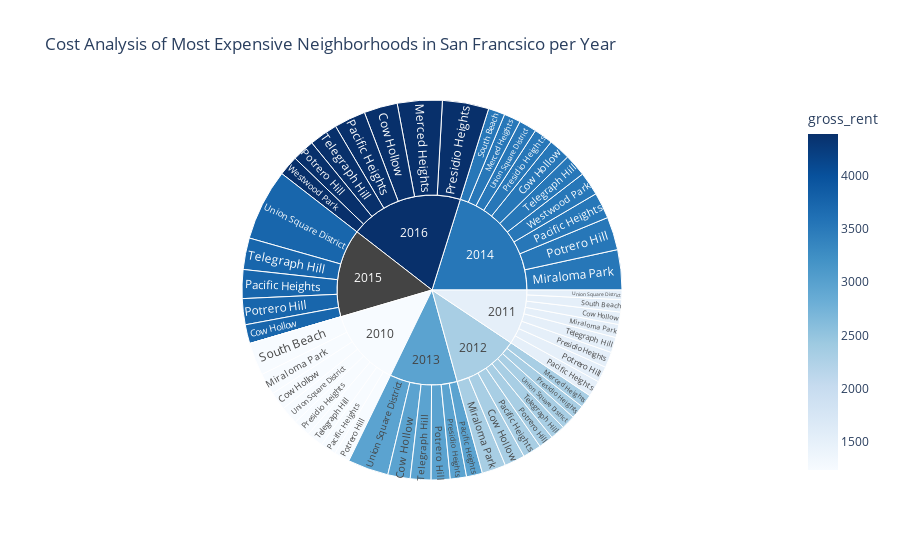

Notebook code for this chart:
### Markdown cell above
### Create a sunburst chart to conduct a costs analysis of most expensive neighborhoods in San Francisco per year

### Code cell
# Sunburst Plot
sunburst_plot = px.sunburst(df_expensive_neighborhoods_per_year, path=['year', 'neighborhood'],
                      values='sale_price_sqr_foot', color='gross_rent', height =700,
                      color_continuous_scale='Blues',
                     title = 'Cost Analysis of Most Expensive Neighborhoods in San Francsico per Year')
sunburst_plot

### Figure 1 — Plotly figure (JSON) as saved in the notebook; plotly's stock layout.template omitted (floating-point values rounded to 4 significant figures)
{"data": [{"branchvalues": "total", "customdata": [[1239], [1530.0], [2324], [2971], [3528.0], [3739.0], [4390], [2324], [3528], [4390], [1239], [1530], [2324], [3528.0], [1239], [1530], [2324], [2971], [3528], [3739], [4390], [1239], [1530], [2324], [2971], [3528], [3739], [4390], [1239], [1530], [2324], [2971], [3528], [null], [4390], [1239], [1530.0], [3528], [1239], [1530], [2324], [2971], [3528.0], [3739], [4390], [1239], [1530], [2324], [2971], [3528], [3739.0], [3528.0], [4390], [1239.0], [1530], [2324.0], [2971], [3528], [null], [4390]], "domain": {"x": [0, 1], "y": [0, 1]}, "hovertemplate": "labels=%{label}<br>sale_price_sqr_foot=%{value}<br>parent=%{parent}<br>id=%{id}<br>gross_rent=%{color}<extra></extra>", "ids": ["2010/Cow Hollow", "2011/Cow Hollow", "2012/Cow Hollow", "2013/Cow Hollow", "2014/Cow Hollow", "2015/Cow Hollow", "2016/Cow Hollow", "2012/Merced Heights", "2014/Merced Heights", "2016/Merced Heights", "2010/Miraloma Park", "2011/Miraloma Park", "2012/Miraloma Park", "2014/Miraloma Park", "2010/Pacific Heights", "2011/Pacific Heights", "2012/Pacific Heights", "2013/Pacific Heights", "2014/Pacific Heights", "2015/Pacific Heights", "2016/Pacific Heights", "2010/Potrero Hill", "2011/Potrero Hill", "2012/Potrero Hill", "2013/Potrero Hill", "2014/Potrero Hill", "2015/Potrero Hill", "2016/Potrero Hill", "2010/Presidio Heights", "2011/Presidio Heights", "2012/Presidio Heights", "2013/Presidio Heights", "2014/Presidio Heights", "2015/Presidio Heights", "2016/Presidio Heights", "2010/South Beach", "2011/South Beach", "2014/South Beach", "2010/Telegraph Hill", "2011/Telegraph Hill", "2012/Telegraph Hill", "2013/Telegraph Hill", "2014/Telegraph Hill", "2015/Telegraph Hill", "2016/Telegraph Hill", "2010/Union Square District", "2011/Union Square District", "2012/Union Square District", "2013/Union Square District", "2014/Union Square District", "2015/Union Square District", "2014/Westwood Park", "2016/Westwood Park", "2010", "2011", "2012", "2013", "2014", "2015", "2016"], "labels": ["Cow Hollow", "Cow Hollow", "Cow Hollow", "Cow Hollow", "Cow Hollow", "Cow Hollow", "Cow Hollow", "Merced Heights", "Merced Heights", "Merced Heights", "Miraloma Park", "Miraloma Park", "Miraloma Park", "Miraloma Park", "Pacific Heights", "Pacific Heights", "Pacific Heights", "Pacific Heights", "Pacific Heights", "Pacific Heights", "Pacific Heights", "Potrero Hill", "Potrero Hill", "Potrero Hill", "Potrero Hill", "Potrero Hill", "Potrero Hill", "Potrero Hill", "Presidio Heights", "Presidio Heights", "Presidio Heights", "Presidio Heights", "Presidio Heights", "Presidio Heights", "Presidio Heights", "South Beach", "South Beach", "South Beach", "Telegraph Hill", "Telegraph Hill", "Telegraph Hill", "Telegraph Hill", "Telegraph Hill", "Telegraph Hill", "Telegraph Hill", "Union Square District", "Union Square District", "Union Square District", "Union Square District", "Union Square District", "Union Square District", "Westwood Park", "Westwood Park", "2010", "2011", "2012", "2013", "2014", "2015", "2016"], "marker": {"coloraxis": "coloraxis", "colors": [1239, 1530.0, 2324, 2971, 3528.0, 3739.0, 4390, 2324, 3528, 4390, 1239, 1530, 2324, 3528.0, 1239, 1530, 2324, 2971, 3528, 3739, 4390, 1239, 1530, 2324, 2971, 3528, 3739, 4390, 1239, 1530, 2324, 2971, 3528, null, 4390, 1239, 1530.0, 3528, 1239, 1530, 2324, 2971, 3528.0, 3739, 4390, 1239, 1530, 2324, 2971, 3528, 3739.0, 3528.0, 4390, 1239.0, 1530, 2324.0, 2971, 3528, null, 4390]}, "name": "", "parents": ["2010", "2011", "2012", "2013", "2014", "2015", "2016", "2012", "2014", "2016", "2010", "2011", "2012", "2014", "2010", "2011", "2012", "2013", "2014", "2015", "2016", "2010", "2011", "2012", "2013", "2014", "2015", "2016", "2010", "2011", "2012", "2013", "2014", "2015", "2016", "2010", "2011", "2014", "2010", "2011", "2012", "2013", "2014", "2015", "2016", "2010", "2011", "2012", "2013", "2014", "2015", "2014", "2016", "", "", "", "", "", "", ""], "type": "sunburst", "values": [569.4, 390.6, 644.8, 707.4, 691.9, 598.6, 1059.0, 421.1, 528.7, 1417.0, 680.6, 414.7, 756.2, 1268.0, 496.5, 509.0, 586.2, 503.9, 824.7, 910.2, 996.4, 491.5, 503.1, 466.6, 598.7, 1045.0, 821.3, 707.7, 549.4, 493.8, 426.6, 512.8, 603.5, 0, 1466.0, 1037.0, 388.6, 524.6, 524.8, 483.4, 465.8, 653.3, 708.2, 997.0, 903.0, 569.2, 302.1, 445.2, 1290.0, 558.3, 2259.0, 743.0, 631.2, 4918.0, 3485.0, 4213.0, 4267.0, 7496.0, 5586.0, 7180.0]}], "layout": {"autosize": true, "coloraxis": {"colorbar": {"title": {"text": "gross_rent"}}, "colorscale": [[0, "rgb(247,251,255)"], [0.125, "rgb(222,235,247)"], [0.25, "rgb(198,219,239)"], [0.375, "rgb(158,202,225)"], [0.5, "rgb(107,174,214)"], [0.625, "rgb(66,146,198)"], [0.75, "rgb(33,113,181)"], [0.875, "rgb(8,81,156)"], [1, "rgb(8,48,107)"]]}, "legend": {"tracegroupgap": 0}, "title": {"text": "Cost Analysis of Most Expensive Neighborhoods in San Francsico per Year"}}}
